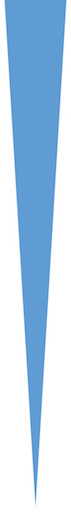
//> input picture image-processing/rgb/experimental/template-matching/template.jpg, 71 x 512 px
$ ./match_icicles template.jpg   (built with g++ and OpenCV 4)
//> lines starting //> are read from the running program, lines starting //| are printed output that depends on the picture; after the words box and inside, x2 and y2 are one past the last pixel; in counts of white or black regions, pixels touching at a corner belong together

#include <opencv2/core/core.hpp>
#include <opencv2/highgui/highgui.hpp>
#include <opencv2/imgproc/imgproc.hpp>

#include <iostream>
#include <stdio.h>

#include <time.h>
#include <errno.h>

using namespace cv;
using namespace std;

int LoadAndCreateEdgesImage(bool blur, const char* filename, Mat* original, Mat* edges);
void PerformTemplateMatching(const Mat& templ, const Mat& detect_templ, Mat* detect);
void FillShadedRectangle(const Point& start, double scalar, const Mat& templ, Mat* shaded);

const char kTemplateName[] = "template.jpg";
const char kTemplateWindowName[] = "Template";
const char kTemplateEdgesWindowName[] = "Template Edges";

const char kDetectWindowName[] = "Source with Matched Template";
const char kDetectEdgesWindowName[] = "Source Edges";

const double kThreshold = 2000000;

// some helper functions for dealing with times
double time_in_seconds(struct timespec *t){
    // a timespec has integer values for seconds and nano seconds
    return (t->tv_sec + 1.0e-9 * (t->tv_nsec));
}

int main(int argc, char* argv[]) {
    // First create an icicle template from the image of a single icicle.
    Mat icicle_template;
    Mat template_edges;
    if (LoadAndCreateEdgesImage(false, kTemplateName,
                &icicle_template, &template_edges) == -1) {
        return -1;
    }
    // Display the images for the template and it's edges.
    namedWindow(kTemplateWindowName, WINDOW_AUTOSIZE);
    imshow(kTemplateWindowName, icicle_template);
    namedWindow(kTemplateEdgesWindowName, WINDOW_AUTOSIZE);
    imshow(kTemplateEdgesWindowName, template_edges);

    if (argc != 2) {
        cout << "usage: sudo " << argv[0] << " <filename>\n";
        return -1;
    }

    char command[150];
    sprintf(command, "raspistill -w 640 -h 480 -ss 10000 -vs -ex antishake -t 1 -o %s", argv[1]);
	if(system(command) == -1) {
      cout << "Error taking a picture. Are you running as root?" << endl;
      return -1;
    }

    Mat detect;
    Mat detect_edges;
    if (LoadAndCreateEdgesImage(
            true, argv[1], &detect, &detect_edges) == -1) {
        return -1;
    }
    // Display the images for the source after template matching.
    PerformTemplateMatching(template_edges, detect_edges, &detect);
    namedWindow(kDetectEdgesWindowName, WINDOW_AUTOSIZE);
    imshow(kDetectEdgesWindowName, detect_edges);
    namedWindow(kDetectWindowName, WINDOW_AUTOSIZE);
    imshow(kDetectWindowName, detect);

    system("mkdir output");
    imwrite("output/edges.jpg", detect_edges);
    imwrite("output/matched.jpg", detect);
    // Wait for the user to end the program.
    waitKey(0);
}

// Loads the template image and performs edge detection to create the template.
int LoadAndCreateEdgesImage(bool blur, const char* filename, Mat* original, Mat* edges) {
//> called with blur = false, filename = "template.jpg"
    Mat& orig = *original;
    orig = imread(filename);
//> orig is the input picture: 512 rows x 71 cols, CV_8UC3; mean B, G, R 235.8, 211.9, 185.5
    if (!orig.data) {
        cout << "Could not find or open image: " << filename << endl;
        return -1;
    }
    if (blur) {
        GaussianBlur(orig, orig, Size(7, 7), 0, 0 );
    }
    // Convert color to greyscale.
    Mat& edg = *edges;
    cvtColor(orig, edg, CV_BGR2GRAY);
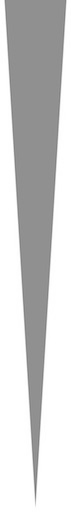
//> edg: 512 rows x 71 cols, CV_8UC1; min 114, max 255, mean 206.7
    // Find edges in the template image, using Canny edge detection algorithm.
    Canny(edg, edg, 100, 200, 3, true);
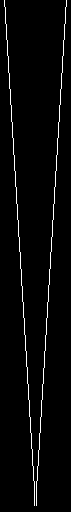
//> edg: 512 rows x 71 cols, CV_8UC1; 2.8% white in thin lines or dots, all inside (x1, y1, x2, y2) = (4, 0, 67, 506)
//> call 2 of LoadAndCreateEdgesImage, with blur = true, filename = "template.jpg"
//> in LoadAndCreateEdgesImage (call 2), `GaussianBlur(orig, orig, Size(7, 7), 0, 0 );`:
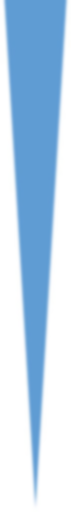
//> orig: 512 rows x 71 cols, CV_8UC3; mean B, G, R 235.8, 211.9, 185.5
//> in LoadAndCreateEdgesImage (call 2), `cvtColor(orig, edg, CV_BGR2GRAY);`:
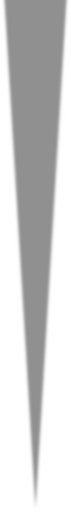
//> edg: 512 rows x 71 cols, CV_8UC1; min 143, max 255, mean 206.8
//> in LoadAndCreateEdgesImage (call 2), `Canny(edg, edg, 100, 200, 3, true);`:
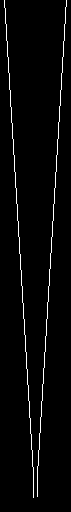
//> edg: 512 rows x 71 cols, CV_8UC1; 2.7% white in thin lines or dots, all inside (x1, y1, x2, y2) = (4, 0, 67, 498)
    return 0;
}

void PerformTemplateMatching(const Mat& templ, const Mat& detect_templ, Mat* detect) {
    // Calculate the time it takes to run the algorithm.
    struct timespec start, finish, resolution;
    double calculation_time;
    int err; // error number for system calls

    err = clock_getres(CLOCK_THREAD_CPUTIME_ID,&resolution);
    if (err){
        perror("Failed to get clock resolution in thread");
        exit(1);
    }

    err = clock_gettime(CLOCK_THREAD_CPUTIME_ID,&start);
    if (err){
        perror("Failed to read thread_clock with error = %d\n");
        exit(1);
    }

    // This is just here to test the time it takes to do edge detection and
    // converting to greyscale. The next 5 lines have no effect on operation.
    // Convert color to greyscale.
    Mat detect_time_test;
    cvtColor(*detect, detect_time_test, CV_BGR2GRAY);
    // Find edges in the template image, using Canny edge detection algorithm.
    Canny(detect_time_test, detect_time_test, 100, 200, 3, true);

    Mat resized_templ;
    Mat shaded(detect->size(), CV_8UC3, Scalar(0, 0, 0));
    Mat result;
    // Compute max scale value.
    double max_scale = detect_templ.size().height / (double) templ.size().height;
    double max_correlation_value = 0.0;
    Point max_correlation_location;
    double max_correlation_scalar = 0.0;
    for (double scale = max_scale; scale > 0.1; scale -= 0.025) {
        resize(templ, resized_templ, Size(), scale, scale);
        // Make sure the resized template does not exceed the frame size width.
        if (resized_templ.size().width > detect_templ.size().width) {
            continue;
        }
        // Perform correlation coefficient template matching.
        matchTemplate(detect_templ, resized_templ, result, CV_TM_CCOEFF);
        // Draw a shaded rectangle for whenever the template match is higher
        // than threshold.
        for (int r = 0; r < result.rows; r++) {
            for (int c = 0; c < result.cols; c++) {
                if (result.at<float>(r, c) > kThreshold) {
                    FillShadedRectangle(Point(c, r), scale, templ, &shaded);
                }
            }
        }

        double current_max_value; Point current_max_location;
        // Get the maximum value and its location.
        minMaxLoc(result, NULL,
                  &current_max_value, NULL, &current_max_location);

        // Record new globabl maximum if found.
        if (current_max_value > max_correlation_value) {
            max_correlation_value = current_max_value;
            max_correlation_location = current_max_location;
            max_correlation_scalar = scale;
        }
    }
//> in main, `imshow(kDetectWindowName, detect);`:
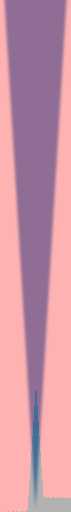
//> window 'Source with Matched Template': 512 rows x 71 cols, CV_8UC3; mean B, G, R 164.9, 148.1, 203.2

    // Calculate the total time taken.
    err = clock_gettime(CLOCK_THREAD_CPUTIME_ID,&finish);
    if (err){
        perror("Failed to read thread_clock with error = %d\n");
        exit(1);
    }
    calculation_time = time_in_seconds(&finish)-time_in_seconds(&start);
    cout << "Calculation time for algorithm: " << calculation_time << " seconds" << endl;

    const double alpha = 0.3;
    addWeighted(*detect, 1.0 - alpha, shaded, alpha, 0.0, *detect);

    cout << "Max correlation value: " << max_correlation_value << endl;
}

void FillShadedRectangle(const Point& start, double scalar, const Mat& templ, Mat* shaded) {
    Point end;
    end.x = start.x + templ.size().width * scalar;
    end.y = start.y + templ.size().height * scalar;
    double midpoint = (start.x + end.x)/(double) 2;
    double slope = (end.y - start.y)/(midpoint - start.x);
    for (int i = start.x; i < end.x; i++) {  // Cols
        for (int j = start.y; j < end.y; j++) {  // Rows
            if (j - start.y < abs(midpoint - i)*slope) {
                // Set the R channel to 255.
                shaded->at<Vec3b>(j, i)[2] = 255;
            }
        }
    }
}
